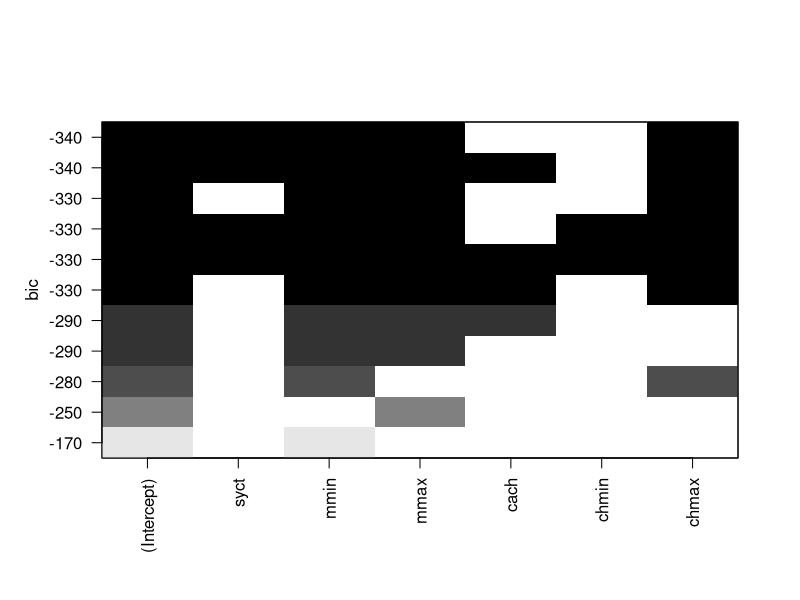
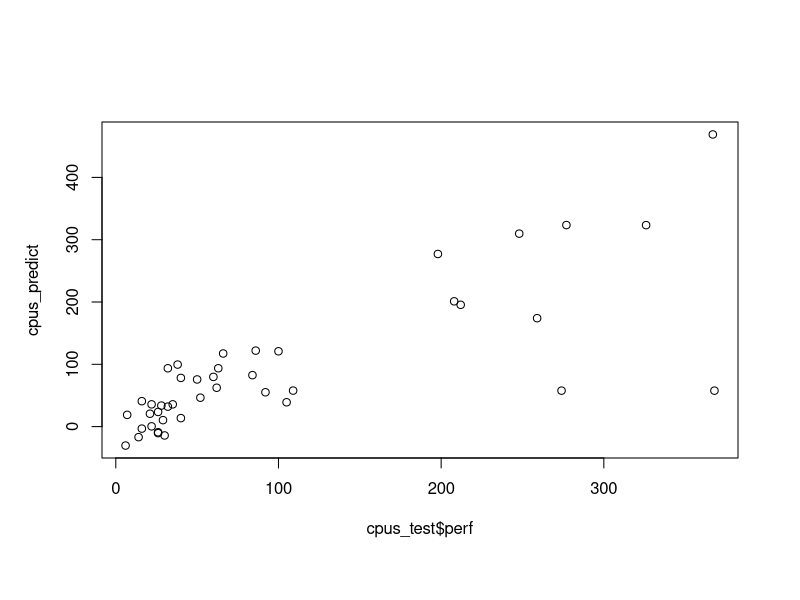

Generate these figures, in order, with R:
library(tidyr)
library(dplyr)
library(ggplot2)

#1
library(MASS)
data(cpus)
sample_index <- sample(nrow(cpus),nrow(cpus)*0.8)
cpus_train <- cpus[sample_index,]
cpus_test  <- cpus[-sample_index,]

library(leaps)
subset_result <- regsubsets(perf~ syct+mmin+mmax+cach+chmin+chmax, data=cpus_train,
                            nbest=2, nvmax = 6)
plot(subset_result, scale="bic")

#2
model_cpus <- lm( perf ~ syct+mmin+mmax+cach+chmax, data=cpus_train )
cpus_predict <- predict(model_cpus,cpus_test)
plot(cpus_test$perf, cpus_predict)

#Relative mean bias
mean_bias<-(mean(cpus_predict) - mean(cpus_test$perf))/
  mean(cpus_test$perf)*100
print(paste("相对平均偏差是",mean_bias,"%"))
